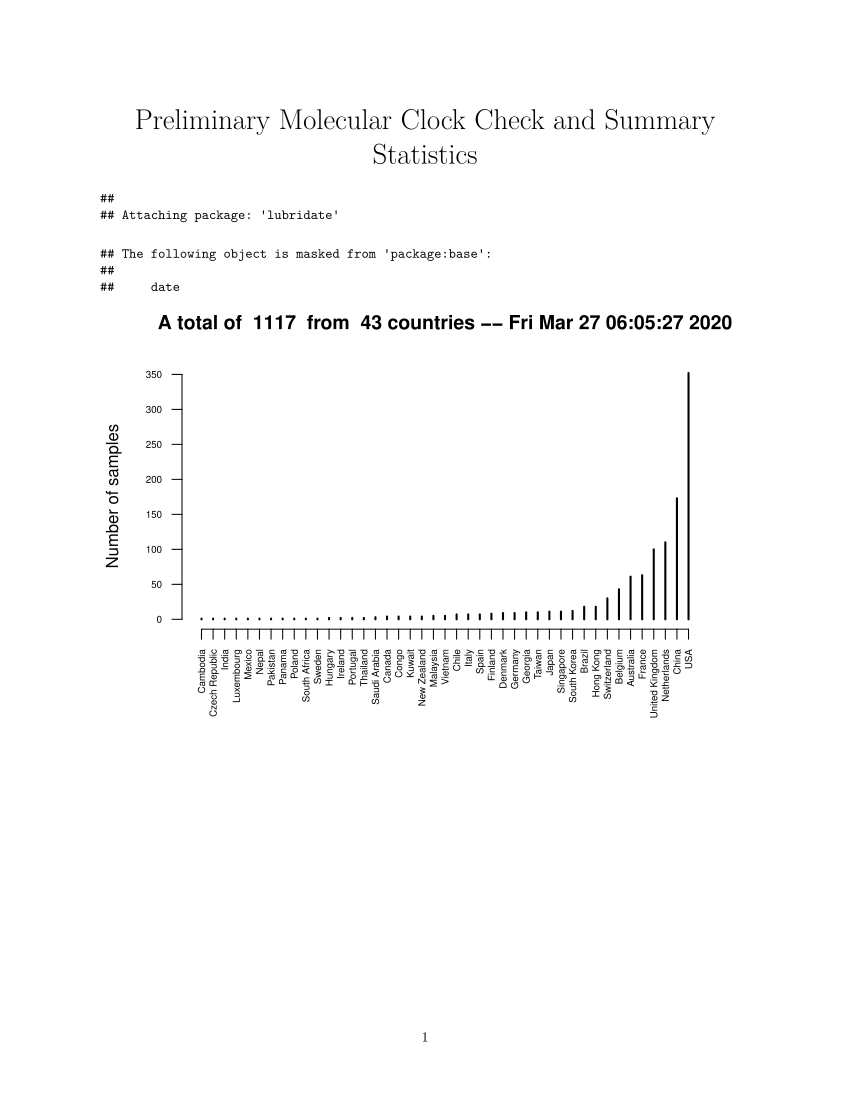

The script that drew this image:
##Coronavirus

##Preliminary molecular clock check and summary stats


rm(list=ls())
library(phylodyn)
library(ape)
library(phangorn)
library(lubridate)

base.dir <- '~/Documents/Covid_Analysis/'

data.dir <- paste(base.dir, 'alignment/data/', sep='')

##Sequence data (aligned already)
gisaid.aligned <- paste(data.dir, 'aligned.fasta', sep='')
gisaidall <- read.FASTA(gisaid.aligned)

meta_fig <- read.delim(paste(data.dir, '/gisaid_meta_pp.tsv', sep=''), 
                           header=TRUE, sep='\t', as.is=T)


countr<-length(unique(meta_fig$country))
total.sam<-nrow(meta_fig)
main1<-paste("A total of ",total.sam," from ",countr, "countries --",date(),collapse="")
plot(sort(table(meta_fig$country)),cex.axis = 0.6,las=2,xlab="",ylab="Number of samples",main=main1)

dates_samp<-ymd(meta_fig$date)
plot(table(dates_samp),cex.axis = 0.4,las=2,xlab="",ylab="Number of samples",main="Sequences by date")

fastafile <- as.phyDat(gisaidall)
#Pairwise number of differences
hamming<-as.matrix(dist.hamming(fastafile))*as.numeric(summary(gisaidall)[1])
par(mfrow=c(1,2))
plot(table(hamming)/2,xlab="Hamming Distance",ylab="Frequency")

root<-"Wuhan-Hu-1/2019"
ref<-which(meta_fig$strain==root)
plot(table(hamming[ref,]),ylab="Frequency",xlab="Hamming distance to reference")
plot(dates_samp-dates_samp[ref],hamming[ref,],ylab="Distance to reference",xlab="Time difference (Days)")
x<-dates_samp-dates_samp[ref]
reg<-lm(hamming[ref,]~-1+x)
summary(reg)
abline(reg)
tocheck<-which(hamming[ref,]>quantile(hamming[ref,],.995))
tocheck
for (j in 1:length(tocheck)){
  text(x[tocheck[j]],hamming[ref,tocheck[j]]+0.5,meta_fig[tocheck[j],1],cex=.5)
}
